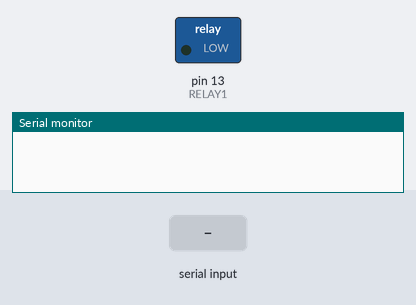
Bench run of a sketch on a simulated Arduino Uno, built with avr-gcc and run on an emulated ATmega328P. Shown: switched loads named in the sketch (green lamp = pin HIGH), the last lines printed to the serial monitor. The test bench sets the inputs (shaded band).

Above: at 1.2 s.
1.3 s: "*off" received over the second serial link
At 2.1 s:
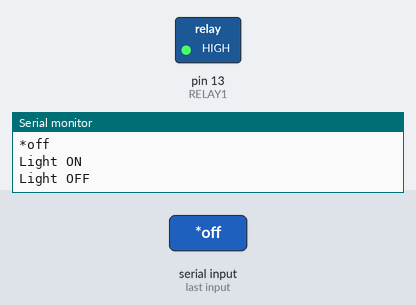
3.0 s: "*on" received over the second serial link
At 3.9 s:
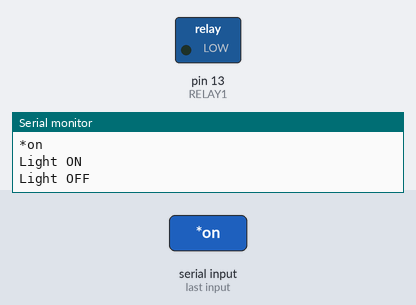
Timing chart, 0 to 6.0 s (numbered marks = the images above; inputs shaded):
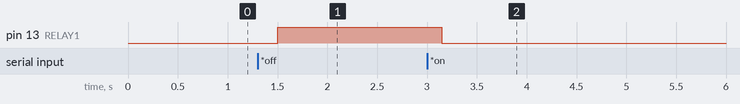

The sketch:

Bluetooth_Voice.ino
```cpp
#include <SoftwareSerial.h>  				// Mengisltal Software Serial Port
#define RxD 11						// Set RX berada pada Pin 11
#define TxD 10						// Set TX berada pada pin 10
#define DEBUG_ENABLED  1
#define RELAY1 13					// Mendefinisikan LED berada pada pin 13
SoftwareSerial blueToothSerial(RxD,TxD);
String voice;
void setup() {
  Serial.begin(9600);					// Menghubungkan Laptop dengan Arduino
pinMode(RELAY1, OUTPUT);			        // Set LED menjadi Output
 blueToothSerial.begin(9600); 			        // Menghubungkan Laptop dengan Bluetooth
}

void loop() {
 while (blueToothSerial.available()) {  		// Mengecek Apakah ada masukan
 delay(50);						// Jeda 0.5 detik
 char charBTSerial = blueToothSerial.read();	        // Membaca Masukan
    if (charBTSerial == '#')
	break; 						// Berhenti
      	voice += charBTSerial;
  }
if (voice.length() > 0) {				// Jika serial lebih dari 0
    Serial.println(voice); 			        // Menampilkan Suara
    if(voice == "*on") digitalWrite(RELAY1,0);
    Serial.println("Light ON");                // Jika suara “on" maka LED akan menyala
    if(voice == "*off") digitalWrite(RELAY1,1);
    Serial.println("Light OFF");                // Jika suara “off" maka LED akan mati
    voice="";
  }
}
```

Measured:
- after the input at 1.3 s, pin 13 (RELAY1): LOW → HIGH after 0.20 s
- after the input at 3.0 s, pin 13 (RELAY1): HIGH → LOW after 0.15 s
